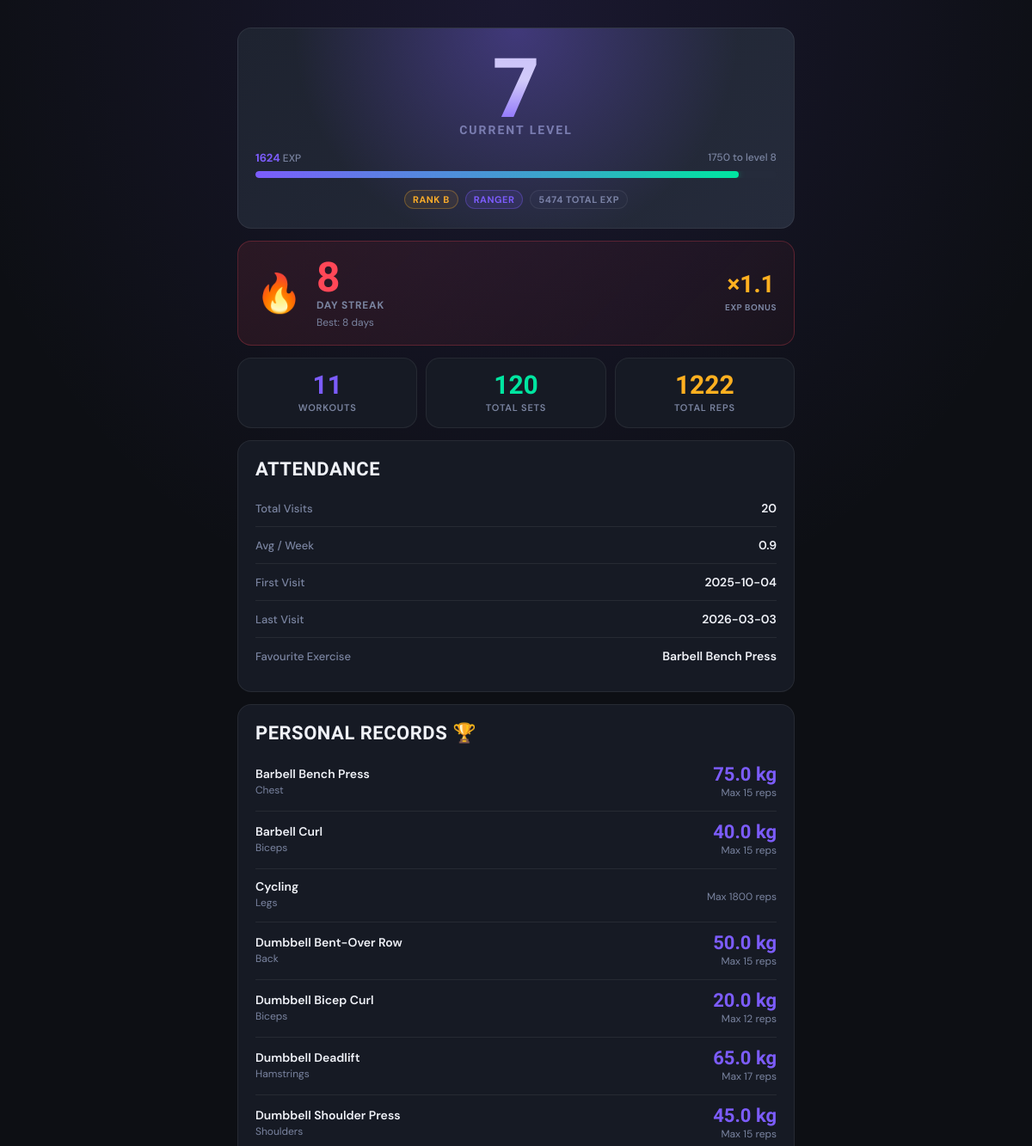
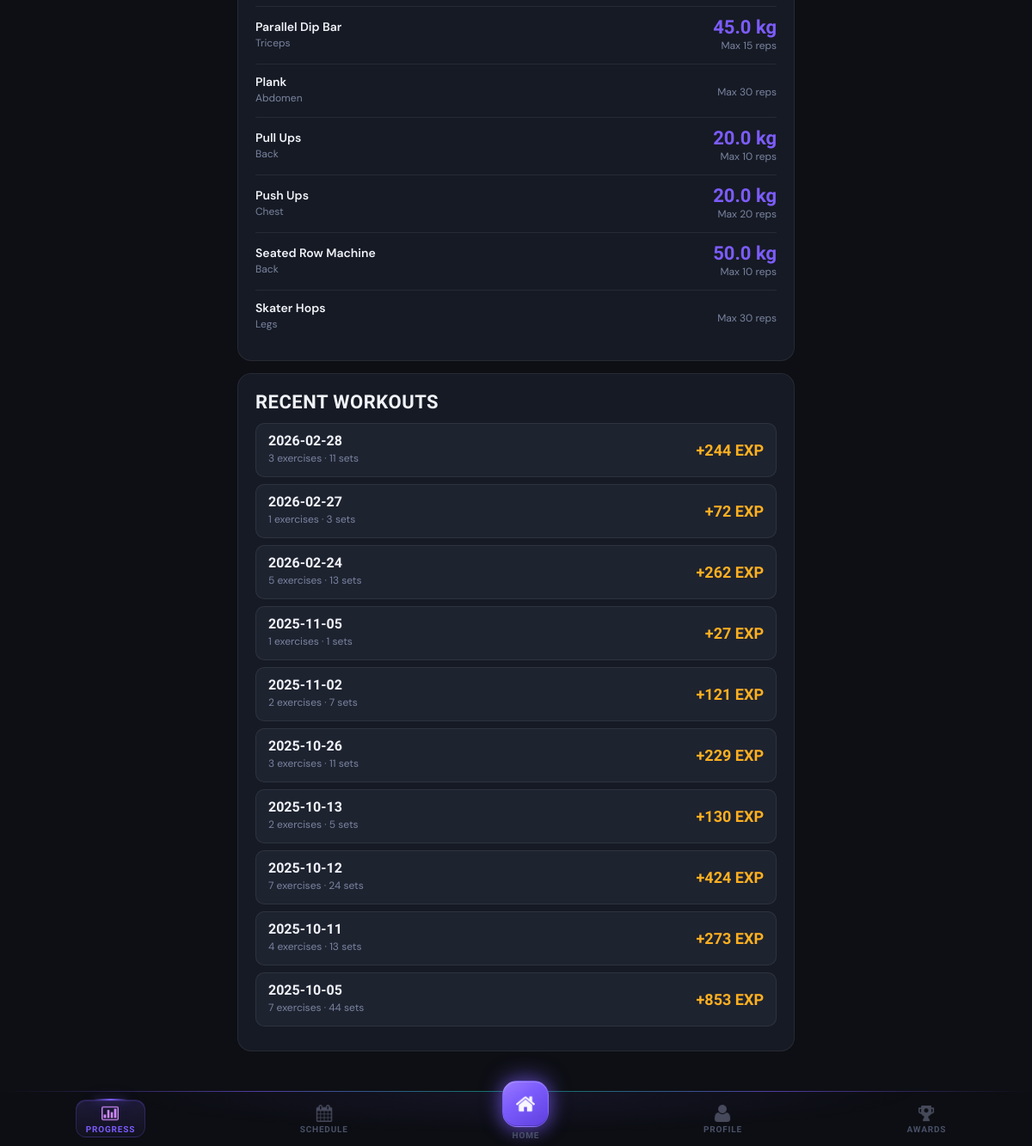
Screenshot of /progress (signed in) with the database file from the repository (2 pictures, top to bottom).
### tables this page shows
CREATE TABLE client_gamification (
                gamification_id INTEGER PRIMARY KEY AUTOINCREMENT,
                client_id INTEGER UNIQUE NOT NULL,
                current_level INTEGER DEFAULT 1,
                current_exp INTEGER DEFAULT 0,
                total_exp INTEGER DEFAULT 0,
                rank TEXT DEFAULT 'E',
                client_class TEXT,
                class_unlocked_at_level INTEGER, current_streak INTEGER DEFAULT 0, longest_streak INTEGER DEFAULT 0, total_reps INTEGER DEFAULT 0, workouts_completed INTEGER DEFAULT 0,
                FOREIGN KEY (client_id) REFERENCES clients(client_id) ON DELETE CASCADE
            );

CREATE TABLE client_streaks (
                streak_id INTEGER PRIMARY KEY AUTOINCREMENT,
                client_id INTEGER UNIQUE NOT NULL,
                current_streak INTEGER DEFAULT 0,
                longest_streak INTEGER DEFAULT 0,
                last_attendance_date DATE,
                streak_multiplier REAL DEFAULT 1.0,
                FOREIGN KEY (client_id) REFERENCES clients(client_id) ON DELETE CASCADE
            );

CREATE TABLE exercises (
                exercise_id INTEGER PRIMARY KEY AUTOINCREMENT,
                name TEXT UNIQUE NOT NULL,
                description TEXT,
                exercise_type TEXT,
                difficulty_level TEXT,
                base_exp INTEGER DEFAULT 10,
                image_path TEXT,
                created_date DATETIME DEFAULT CURRENT_TIMESTAMP
            , primary_muscle TEXT, complementary_muscle TEXT);

CREATE TABLE workout_logs (
                log_id INTEGER PRIMARY KEY AUTOINCREMENT,
                client_id INTEGER NOT NULL,
                exercise_id INTEGER NOT NULL,
                workout_date DATE NOT NULL,
                set_number INTEGER NOT NULL,
                reps_completed INTEGER,
                weight_used REAL,
                exp_earned INTEGER DEFAULT 0,
                "measurement" TEXT,
                timestamp DATETIME DEFAULT CURRENT_TIMESTAMP,
                FOREIGN KEY (client_id) REFERENCES clients(client_id) ON DELETE CASCADE,
                FOREIGN KEY (exercise_id) REFERENCES exercises(exercise_id) ON DELETE CASCADE
            );

### main.py (the view)
@app.route('/progress')
@login_required
def progress():
    client_id = session['client_id']
    client = Client.get_by_id(client_id)
    progress_data = gamification.get_client_progress(client_id)
    workout_history = workout_logger.get_workout_history(client_id, limit=10)
    attendance_stats = attendance_ctrl.get_attendance_stats(client_id)
    workout_stats = workout_logger.get_workout_stats(client_id)
    personal_records = workout_logger.get_personal_records(client_id)
    return render_template('progress.html',
                         client=client,
                         progress=progress_data,
                         workout_history=workout_history,
                         attendance_stats=attendance_stats,
                         workout_stats=workout_stats,
                         personal_records=personal_records)

### controllers/gamification_controller.py (called while the page is built)
    def _get_gamification_data(self, client_id):
        query = 'SELECT * FROM client_gamification WHERE client_id=?'
        result = self.db.execute_query(query, (client_id,))
        return dict(result[0]) if result else None

    def _get_streak_data(self, client_id):
        query = 'SELECT * FROM client_streaks WHERE client_id=?'
        result = self.db.execute_query(query, (client_id,))
        return dict(result[0]) if result else None

### controllers/workout_logger.py (called while the page is built)
    def get_workout_history(self, client_id, limit=10):
        query = '''
            SELECT workout_date, COUNT(DISTINCT exercise_id) as exercises_count,
                   COUNT(*) as total_sets, SUM(exp_earned) as total_exp
            FROM workout_logs
            WHERE client_id=?
            GROUP BY workout_date
            ORDER BY workout_date DESC
            LIMIT ?
        '''
        results = self.db.execute_query(query, (client_id, limit))
        history = []
        for row in results:
            history.append({
                'date': row['workout_date'],
                'exercises_count': row['exercises_count'],
                'total_sets': row['total_sets'],
                'total_exp': row['total_exp']
            })
        return history

### database/db_manager.py (called while the page is built)
    def connect(self):
        self.conn = sqlite3.connect(self.db_name)
        self.conn.row_factory = sqlite3.Row  # Access columns by name
        self.cursor = self.conn.cursor()

    def disconnect(self):
        if self.conn:
            self.conn.close()

    def execute_query(self, query, params=None):
        self.connect()
        if params:
            self.cursor.execute(query, params)
        else:
            self.cursor.execute(query)
        results = self.cursor.fetchall()
        self.disconnect()
        return results

### main.py (called while the page is built)
def login_required(f):
    @wraps(f)
    def decorated_function(*args, **kwargs):
        if 'client_id' not in session:
            return redirect(url_for('login'))
        return f(*args, **kwargs)
    return decorated_function

### templates/progress.html (shortened to what this page needs)
{% extends "base.html" %}
{% block content %}
<div class="level-hero">
    <span class="level-number">{{ progress.level }}</span>
    <span class="level-label">Current Level</span>
    <div class="exp-row">
        <span><strong>{{ progress.current_exp }}</strong> EXP</span>
        <span>{{ progress.next_level_exp }} to level {{ progress.level + 1 }}</span>
    </div>
    <div class="progress-track">
        <div class="progress-fill" style="width: {{ progress.progress_percentage }}%"></div>
    </div>
    <div class="rank-class-row">
        <span class="tag tag-amber">Rank {{ progress.rank }}</span>
        {% if progress.class %}
        <span class="tag tag-brand">{{ progress.class }}</span>
        {% endif %}
        <span class="tag">{{ progress.total_exp }} Total EXP</span>
    </div>
</div>
{% if progress.streak is defined %}
<div class="streak-card">
    <div class="streak-flame">🔥</div>
    <div>
        <div class="streak-days">{{ progress.streak }}</div>
        <div class="streak-info-label">Day Streak</div>
        <div class="streak-detail">Best: {{ progress.longest_streak }} days</div>
    </div>
    <div class="streak-multiplier">
        <span class="streak-mult-val">×{{ progress.streak_multiplier }}</span>
        <span class="streak-mult-lbl">EXP Bonus</span>
    </div>
</div>
{% endif %}
{% if workout_stats %}
<div class="big-stat-row">
    <div class="big-stat">
        <span class="big-stat-val brand">{{ workout_stats.total_workouts }}</span>
        <span class="big-stat-lbl">Workouts</span>
    </div>
    <div class="big-stat">
        <span class="big-stat-val green">{{ workout_stats.total_sets }}</span>
        <span class="big-stat-lbl">Total Sets</span>
    </div>
    <div class="big-stat">
        <span class="big-stat-val amber">{{ workout_stats.total_reps }}</span>
        <span class="big-stat-lbl">Total Reps</span>
    </div>
</div>
{% endif %}
{% if attendance_stats %}
<div class="card section-card">
    <h2>Attendance</h2>
    <div class="row-item">
        <span class="row-item-label">Total Visits</span>
        <span class="row-item-value">{{ attendance_stats.total_visits }}</span>
    </div>
    <div class="row-item">
        <span class="row-item-label">Avg / Week</span>
        <span class="row-item-value">{{ attendance_stats.avg_visits_per_week }}</span>
    </div>
    <div class="row-item">
        <span class="row-item-label">First Visit</span>
        <span class="row-item-value">{{ attendance_stats.first_visit }}</span>
    </div>
    <div class="row-item">
        <span class="row-item-label">Last Visit</span>
        <span class="row-item-value">{{ attendance_stats.last_visit }}</span>
    </div>
    {% if workout_stats and workout_stats.favorite_exercise %}
    <div class="row-item">
        <span class="row-item-label">Favourite Exercise</span>
        <span class="row-item-value">{{ workout_stats.favorite_exercise }}</span>
    </div>
    {% endif %}
</div>
{% endif %}
{% if personal_records %}
<div class="card section-card">
    <h2>Personal Records 🏆</h2>
    {% for record in personal_records %}
    <div class="pr-item">
        <div>
            <span class="pr-name">{{ record.exercise }}</span>
            <span class="pr-muscle">{{ record.primary_muscle }}</span>
        </div>
        <div class="pr-values">
            {% if record.max_weight %}
            <div class="pr-weight">{{ record.max_weight }} kg</div>
            {% endif %}
            <div class="pr-reps">Max {{ record.max_reps }} reps</div>
        </div>
    </div>
    {% endfor %}
</div>
{% endif %}
<div class="card section-card">
    <h2>Recent Workouts</h2>
    {% if workout_history %}
        {% for w in workout_history %}
        <div class="history-item">
            <div>
                <span class="history-date">{{ w.date }}</span>
                <span class="history-meta">{{ w.exercises_count }} exercises · {{ w.total_sets }} sets</span>
            </div>
            <span class="history-exp">+{{ w.total_exp }} EXP</span>
        </div>
        {% endfor %}
    {% else %}
        <p style="padding:10px 0;">No workouts logged yet. Start training!</p>
    {% endif %}
</div>
{% endblock %}

### templates/base.html (style rules this page uses)
:root { --brand: #7c5cfc; --brand-glow: rgba(124, 92, 252, 0.35); --brand-dim: rgba(124, 92, 252, 0.12); --green: #00e5a0; --green-glow: rgba(0, 229, 160, 0.3); --amber: #ffb020; --red: #ff4757; --bg: #0d0f14; --surface: #161a24; --surface-2: #1e2330; --surface-3: #252b3b; --border: rgba(255,255,255,0.07); --border-2: rgba(255,255,255,0.12); --text: #f0f2f8; --text-muted: #7a84a0; --text-dim: #4a5168; --radius: 16px; --radius-sm: 10px; --font-display:'Barlow Condensed', sans-serif; --font-body: 'DM Sans', sans-serif; --nav-height: 64px; }
*, *::before, *::after { margin: 0; padding: 0; box-sizing: border-box; }
body { font-family: var(--font-body); background: var(--bg); color: var(--text); min-height: 100vh; padding-top: 16px; padding-bottom: calc(var(--nav-height) + 32px); background-image: radial-gradient(ellipse 80% 40% at 50% 0%, rgba(124,92,252,0.12) 0%, transparent 70%); }
.card { background: var(--surface); border: 1px solid var(--border); border-radius: var(--radius); padding: 20px; margin-bottom: 14px; }
h1, h2, h3 { font-family: var(--font-display); color: var(--text); text-transform: uppercase; letter-spacing: 0.5px; font-weight: 800; }
h2 { font-size: 22px; margin-bottom: 12px; }
.progress-track { background: var(--surface-3); height: 8px; border-radius: 99px; overflow: hidden; }
.progress-fill { height: 100%; background: linear-gradient(90deg, var(--brand), var(--green)); border-radius: 99px; transition: width 0.6s cubic-bezier(0.34, 1.56, 0.64, 1); box-shadow: 0 0 8px var(--green-glow); }
.row-item { display: flex; justify-content: space-between; align-items: center; padding: 12px 0; border-bottom: 1px solid var(--border); }
.row-item:last-child { border-bottom: none; }
.row-item-label { color: var(--text-muted); font-size: 13px; font-weight: 500; }
.row-item-value { font-weight: 600; font-size: 14px; color: var(--text); }
.tag { display: inline-block; font-size: 11px; font-weight: 700; padding: 3px 9px; border-radius: 99px; border: 1px solid var(--border); background: var(--surface-3); color: var(--text-muted); text-transform: uppercase; letter-spacing: 0.5px; }
.tag-brand { color: var(--brand); border-color: var(--brand-glow); background: var(--brand-dim); }
.tag-amber { color: var(--amber); border-color: rgba(255,176,32,0.3); background: rgba(255,176,32,0.08); }

### rows the page displays
client_gamification: current_exp "1624", class "RANGER", total_exp "5474"
client_streaks: streak_multiplier "1.1"
exercises: favorite_exercise "Barbell Bench Press", exercise "Barbell Bench Press", primary_muscle "Chest", max_weight "75.0", max_reps "15"
exercises: exercise "Barbell Curl", primary_muscle "Biceps", max_weight "40.0", max_reps "15"
exercises: exercise "Cycling", primary_muscle "Legs", max_reps "1800"
exercises: exercise "Dumbbell Bent-Over Row", primary_muscle "Back", max_weight "50.0", max_reps "15"
exercises: exercise "Dumbbell Bicep Curl", primary_muscle "Biceps", max_weight "20.0", max_reps "12"
exercises: exercise "Dumbbell Deadlift", primary_muscle "Hamstrings", max_weight "65.0", max_reps "17"
exercises: exercise "Dumbbell Shoulder Press", primary_muscle "Shoulders", max_weight "45.0", max_reps "15"
exercises: exercise "Parallel Dip Bar", primary_muscle "Triceps", max_weight "45.0", max_reps "15"
exercises: exercise "Plank", primary_muscle "Abdomen", max_reps "30"
exercises: exercise "Pull Ups", primary_muscle "Back", max_weight "20.0", max_reps "10"
exercises: exercise "Push Ups", primary_muscle "Chest", max_weight "20.0", max_reps "20"
exercises: exercise "Seated Row Machine", primary_muscle "Back", max_weight "50.0", max_reps "10"
exercises: exercise "Skater Hops", primary_muscle "Legs", max_reps "30"
workout_logs: date "2025-11-05", exercises_count "1", total_sets "1", total_exp "27"

### other values shown
{{ progress.level }} "7"
{{ progress.next_level_exp }} "1750"
{{ progress.level + 1 }} "8"
{{ progress.rank }} "B"
{{ progress.streak }} "8"
{{ progress.longest_streak }} "8"
{{ workout_stats.total_workouts }} "11"
{{ workout_stats.total_sets }} "120"
{{ workout_stats.total_reps }} "1222"
{{ attendance_stats.total_visits }} "20"
{{ attendance_stats.avg_visits_per_week }} "0.9"
{{ attendance_stats.first_visit }} "2025-10-04"
{{ attendance_stats.last_visit }} "2026-03-03"
{{ w.date }} "2026-02-28" "2026-02-27" "2026-02-24" "2025-11-02" "2025-10-26" "2025-10-13" "2025-10-12" "2025-10-11" "2025-10-05"
{{ w.exercises_count }} "3" "1" "5" "2" "3" "2" "7" "4" "7"
